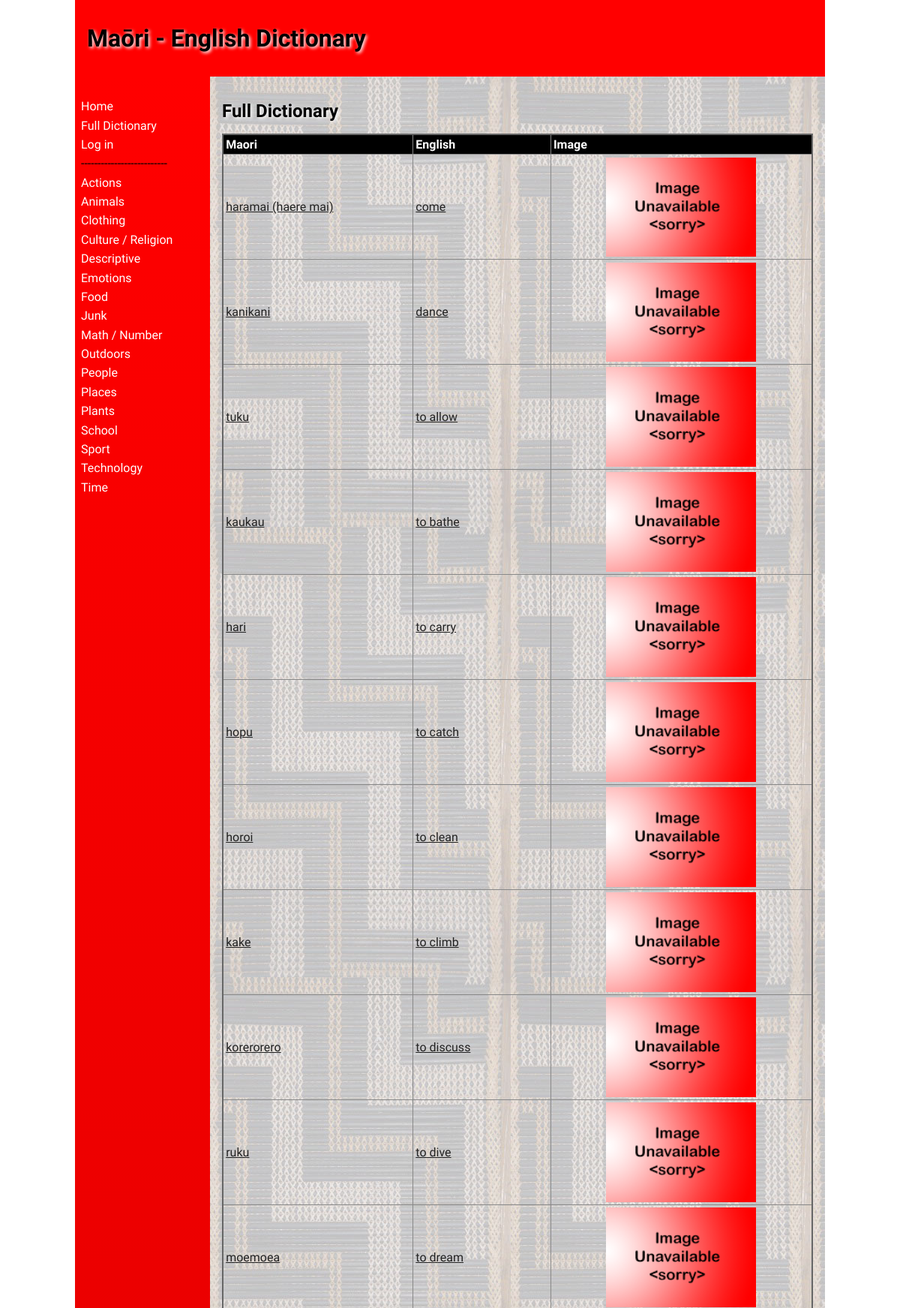
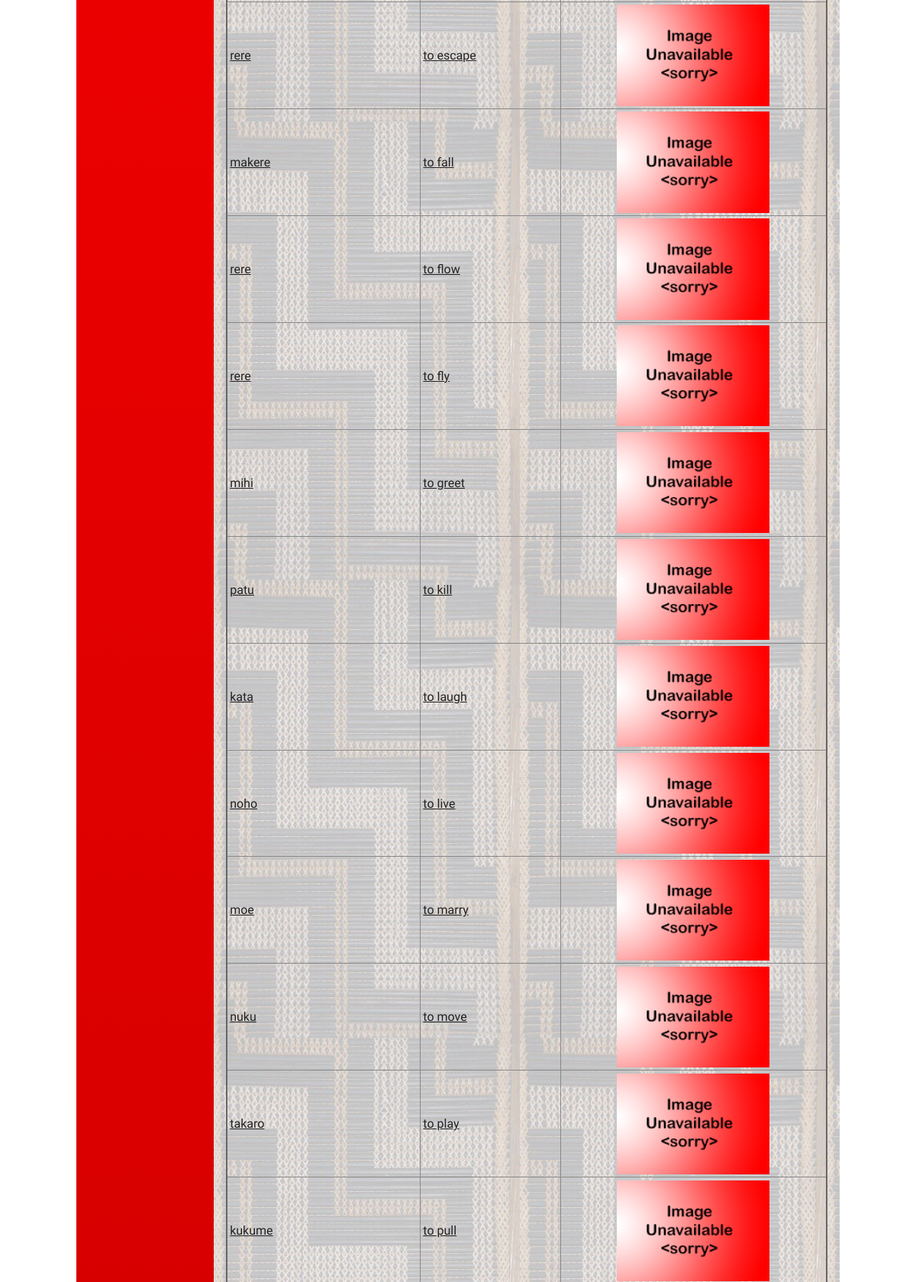
The page /full_dictionary (upper part) on the database its author committed (2 pictures, top to bottom).
### tables this page shows
CREATE TABLE "categories"
(
	id integer
		primary key autoincrement,
	category_names varchar(30),
	user_created boolean
);

CREATE TABLE "words"
(
	id integer
		primary key autoincrement,
	user_id integer not null
		references user_details,
	category_id integer
		references categories,
	maori varchar(30),
	english varchar(30),
	definition varchar(200),
	level integer,
	timestamp datetime,
	image varchar(100)
);

### app.py (the view)
@app.route('/full_dictionary')
def render_full_dictionary():
    con = create_connection(DB_NAME)
    query = "SELECT * FROM words"
    cur = con.cursor()
    cur.execute(query)
    fetched_words = cur.fetchall()
    con.close()
    return render_template('full_dictionary.html', logged_in=is_logged_in(), category_list=category_list(),
                           category_words=fetched_words, teacher_perms=is_teacher())

### app.py (called while the page is built)
def create_connection(db_file):
    try:
        connection = sqlite3.connect(db_file)
        connection.execute('pragma foreign_keys=ON')
        return connection
    except Error as e:
        print(e)
    return None

def is_logged_in():
    if session.get("email") is None:
        print("Not logged in")
        return False
    else:
        print("Logged in")
        return True

def is_teacher():
    if not is_logged_in() or (session.get("teacher") is (None or 0)):
        print("Not teacher logged in")
        return False
    else:
        print("Teacher logged in")
        return True

def category_list():
    con = create_connection(DB_NAME)
    query = "SELECT * FROM categories ORDER BY category_names ASC"
    cur = con.cursor()
    cur.execute(query)
    queried_categories = cur.fetchall()
    con.close()
    return queried_categories

### templates/full_dictionary.html (shortened to what this page needs)
{% extends 'base.html' %}
{% block main %}
<table class="table">
    <h2>Full Dictionary</h2>
    <thead>
        <tr>
            <th>Maori</th>
            <th>English</th>
            <th>Image</th>
        </tr>
    </thead>
    <tbody>
    {% for category_word in category_words %}
    <tr>
        <td><a href="/word/{{ category_word [0] }}">{{ category_word[3] }}</a></td>
        <td><a href="/word/{{ category_word [0] }}">{{ category_word[4] }}</a></td>
        <td><img src="/static/images/{{ category_word [8] }}"></td>
    </tr>
    {% endfor %}
    </tbody>
</table>
{% endblock %}

### templates/base.html (shortened to what this page needs)
<!doctype html>
<html lang="en">
<head>
    <link href="{{ url_for('static', filename='css/style.css') }}" rel="stylesheet">
</head>
<body>
<div id="container">
    <header>
        <h1>Maōri - English Dictionary</h1>
    </header>
    <nav>
        <ul>
            <li><a href="\">Home</a></li>
            <li><a href="/full_dictionary">Full Dictionary</a></li>
            {% if logged_in %}
                {% if teacher_perms %}
        <li>--------------------------</li>
                    <li><a href="/add_category">Add Category</a></li>
                    <li><a href="/add_word">Add Word</a></li>
                {% endif %}
        <li>--------------------------</li>
                <a href="/logout">Log out</a>
            {% else %}
                <li><a href="/login">Log in</a></li>
            {% endif %}
        <li>--------------------------</li>
            {% for category in category_list %}
            <li><a href="/category/{{ category[0] }}">{{ category[1] }}</a></li>
            {% endfor %}
        </ul>
    </nav>
    <main>
        {% block main%}{% endblock %}
    </main>
</div>
</body>
</html>

### static/css/style.css (style rules this page uses)
* { font-family: Comfortaa, sans-serif; margin: 0; padding: 0; box-sizing: border-box; }
#container { display: grid; grid-template-columns: 75px auto; grid-template-areas: 'nav header' 'main main' 'footer footer'; }
header { grid-area: header; background-color: #f00; padding: 1rem; }
nav { grid-area: nav; }
main { grid-area: main; padding: 1rem; background-color: #edd; }
h1, h2, h3, h4 { padding: 1rem 0; font-family: 'Suez One', serif; color: #000; text-shadow: 2px 2px 4px #fff; }
a { color: #222; text-decoration: underline; }
img { width: 100%; }
table { width: 100%; border: 2px solid #666; border-collapse: collapse; }
img { display: block; margin-left: auto; margin-right: auto; height: auto; width:200px; }
th, td { border: 1px solid #888; padding: 0.2rem; text-align: left; }
th { background-color: #000; color: #fff; }
@media only screen and (min-width: 768px) { #container { grid-template-columns: 180px auto; grid-template-areas: 'header header' 'nav main' 'footer footer'; } }
@media only screen and (min-width: 768px) { nav { background: linear-gradient(180deg, rgba(255,0,0,1) 0%, rgba(0, 0, 0, 1) 50%, rgba(255,0,0,1) 100%); padding: 0.5rem; } }
@media only screen and (min-width: 768px) { nav ul { list-style: none; } }
@media only screen and (min-width: 768px) { nav li { padding: 0.2rem 0; } }
@media only screen and (min-width: 768px) { nav a { color: #fff; text-decoration: none; } }
@media only screen and (min-width: 768px) { main { background-image: url('/static/images/poutama.jpg'); } }
@media only screen and (min-width: 1000px) { #container { width: 1000px; margin: auto; } }

### rows shown on the page
categories: category_names "Actions"
categories: category_names "Animals"
categories: category_names "Clothing"
categories: category_names "Culture / Religion"
categories: category_names "Descriptive"
categories: category_names "Emotions"
categories: category_names "Food"
categories: category_names "Junk"
categories: category_names "Math / Number"
categories: category_names "Outdoors"
categories: category_names "People"
categories: category_names "Places"
categories: category_names "Plants"
categories: category_names "School"
categories: category_names "Sport"
categories: category_names "Technology"
categories: category_names "Time"
words: maori "haramai (haere mai)", english "come", image (placeholder picture)
words: maori "kanikani", english "dance", image (placeholder picture)
words: maori "tuku", english "to allow", image (placeholder picture)
words: maori "kaukau", english "to bathe", image (placeholder picture)
words: maori "hari", english "to carry", image (placeholder picture)
words: maori "hopu", english "to catch", image (placeholder picture)
words: maori "horoi", english "to clean", image (placeholder picture)
words: maori "kake", english "to climb", image (placeholder picture)
words: maori "korerorero", english "to discuss", image (placeholder picture)
words: maori "ruku", english "to dive", image (placeholder picture)
words: maori "moemoea", english "to dream", image (placeholder picture)
words: maori "rere", english "to escape", image (placeholder picture)
words: maori "makere", english "to fall", image (placeholder picture)
words: maori "rere", english "to flow", image (placeholder picture)
words: maori "rere", english "to fly", image (placeholder picture)
words: maori "mihi", english "to greet", image (placeholder picture)
words: maori "patu", english "to kill", image (placeholder picture)
words: maori "kata", english "to laugh", image (placeholder picture)
words: maori "noho", english "to live", image (placeholder picture)
words: maori "moe", english "to marry", image (placeholder picture)
words: maori "nuku", english "to move", image (placeholder picture)
words: maori "takaro", english "to play", image (placeholder picture)
words: maori "kukume", english "to pull", image (placeholder picture)
